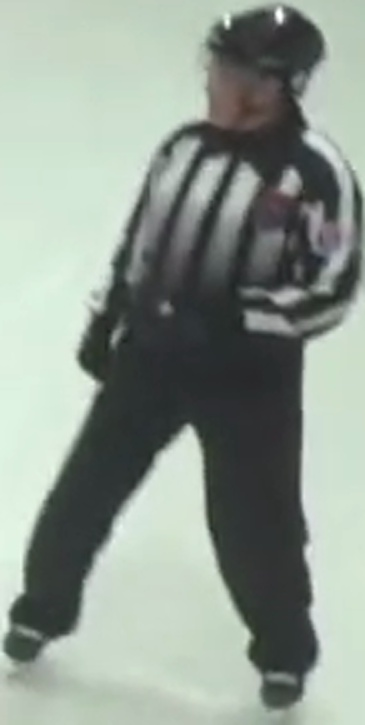
#> input picture data/01_aigis_f10000.jpg, 365 x 725 px
$ python -i roi.py   (imports and definitions only)
#> lines starting #> are read from the running program, lines starting #| are printed output that depends on the picture; after the words box and inside, x2 and y2 are one past the last pixel; in counts of white or black regions, pixels touching at a corner belong together
"""
Rink ROI masking module for IceIQ hockey analysis pipeline.

Detects or defines the playable ice surface polygon and filters player
detections to those whose foot-position falls inside the rink.

This eliminates false detections from benches, crowd, and boards that
caused the "24 players detected" problem.

Detection strategy
------------------
1. Load from a previously saved JSON file (fastest path on re-runs).
2. Auto-detect from video frames via HSV ice-colour segmentation.
3. Fall back to a full-frame rectangle if auto-detect fails.
"""

import cv2
import json
import numpy as np
import logging
from pathlib import Path
from typing import Dict, List, Optional, Tuple

logger = logging.getLogger(__name__)

_DEFAULT_ROI_PATH = Path(__file__).parent.parent / "data" / "roi_polygon.json"


class RinkROI:
    """
    Defines and applies the playable ice surface ROI.

    Usage
    -----
    roi = create_roi(video_path="data/videos/game1.mp4")
    filtered_tracks = roi.filter_tracks(tracks)
    annotated = roi.draw(frame)
    """

    def __init__(self, roi_path: Optional[str] = None):
        self.polygon: Optional[np.ndarray] = None   # (N, 2) int32 [x, y]
        self._roi_path = Path(roi_path) if roi_path else _DEFAULT_ROI_PATH

        if self._roi_path.exists():
            self.load(str(self._roi_path))
            logger.info("Loaded ROI from %s  (%d vertices)", self._roi_path, len(self.polygon))

    # ------------------------------------------------------------------
    # Build / detect
    # ------------------------------------------------------------------

    def build_from_frame(self, frame: np.ndarray, save: bool = True) -> np.ndarray:
        """
        Auto-detect the ice surface polygon from a single BGR frame.
        Stores result in self.polygon and optionally saves to disk.
        """
        poly = self._detect_ice_polygon(frame)
        self.polygon = poly
        if save:
            self._save_safe(str(self._roi_path))
        return poly

    # [82 lines left out: functions build_from_video, is_inside, filter_tracks, filter_detections, not called in this run]

    # ------------------------------------------------------------------
    # Persistence
    # ------------------------------------------------------------------

    def save(self, path: str) -> None:
        """Save polygon to JSON."""
        Path(path).parent.mkdir(parents=True, exist_ok=True)
        with open(path, "w") as f:
            json.dump({"polygon": self.polygon.tolist()}, f)
        logger.info("ROI saved → %s", path)

    def load(self, path: str) -> None:
        """Load polygon from JSON."""
        with open(path, "r") as f:
            data = json.load(f)
        self.polygon = np.array(data["polygon"], dtype=np.int32)

    def set_polygon(self, points: List[Tuple[int, int]]) -> None:
        """Manually set polygon from a list of (x, y) points."""
        self.polygon = np.array(points, dtype=np.int32)

    # ------------------------------------------------------------------
    # Visualisation
    # ------------------------------------------------------------------

    # [12 lines left out: function draw, not called in this run]

    # ------------------------------------------------------------------
    # Internal helpers
    # ------------------------------------------------------------------

    def _detect_ice_polygon(self, frame: np.ndarray) -> np.ndarray:
        """
        Segment the ice surface using HSV colour thresholding.

        Ice characteristics:
          - High brightness (V > 140)
          - Low saturation (S < 70) — distinguishes ice from coloured jerseys
        The top 15 % of the frame is masked out to exclude crowd / scoreboard.
        """
        h, w = frame.shape[:2]
        hsv = cv2.cvtColor(frame, cv2.COLOR_BGR2HSV)

        # Bright, low-saturation region → ice
        mask = cv2.inRange(hsv, np.array([0, 0, 140]), np.array([180, 70, 255]))

        # Exclude top 15 % (crowd / boards overhead)
        mask[: int(h * 0.15), :] = 0

        # Morphological cleanup: close small gaps, remove speckles
        k = cv2.getStructuringElement(cv2.MORPH_ELLIPSE, (15, 15))
        mask = cv2.morphologyEx(mask, cv2.MORPH_CLOSE, k)
        mask = cv2.morphologyEx(mask, cv2.MORPH_OPEN,  k)

        contours, _ = cv2.findContours(mask, cv2.RETR_EXTERNAL, cv2.CHAIN_APPROX_SIMPLE)
        if not contours:
            logger.warning("Ice detection: no contours found — using full-frame fallback.")
            return self._full_frame_poly(w, h)

        largest = max(contours, key=cv2.contourArea)
        if cv2.contourArea(largest) < w * h * 0.10:
            logger.warning("Ice detection: largest contour < 10 % of frame — fallback.")
            return self._full_frame_poly(w, h)

        # Approximate to a clean polygon
        eps = 0.02 * cv2.arcLength(largest, True)
        approx = cv2.approxPolyDP(largest, eps, True)
        if len(approx) < 4:
            approx = cv2.convexHull(largest)

        logger.info("Ice polygon detected: %d vertices, area=%.0f px²",
                    len(approx), cv2.contourArea(largest))
        return approx.reshape(-1, 2)

    @staticmethod
    def _full_frame_poly(w: int, h: int) -> np.ndarray:
        return np.array([[0, 0], [w - 1, 0], [w - 1, h - 1], [0, h - 1]], dtype=np.int32)

    def _save_safe(self, path: str) -> None:
        try:
            self.save(path)
        except Exception as e:
            logger.warning("Could not save ROI: %s", e)


# ---------------------------------------------------------------------------
# Convenience factory
# ---------------------------------------------------------------------------

# [19 lines left out: function create_roi, not called in this run]

>>> import cv2
>>> picture = cv2.imread('../data/01_aigis_f10000.jpg')
#> picture is the input picture: shape (725, 365, 3); mean B, G, R 144.2, 153.4, 142.9
>>> result = RinkROI().build_from_frame(picture)
#> (reads data/roi_polygon.json from the repository)
#> in _detect_ice_polygon, `hsv = cv2.cvtColor(frame, cv2.COLOR_BGR2HSV)`: hsv: shape (725, 365, 3); mean H, S, V 69.8, 21, 153.9
#> in _detect_ice_polygon, `mask = cv2.inRange(hsv, np.array([0, 0, 140]), np.array([180, 70, 255]))`:
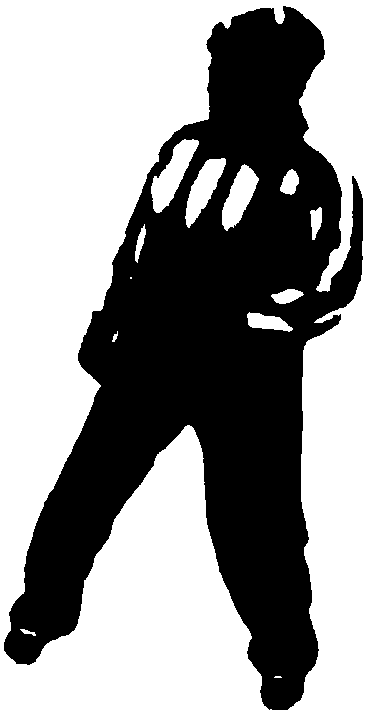
#> mask: shape (725, 365); 58.7% white; 1 black region, box (x1, y1, x2, y2) and area: (4, 6, 363, 710) 109375
#> in _detect_ice_polygon, `mask[: int(h * 0.15), :] = 0`:
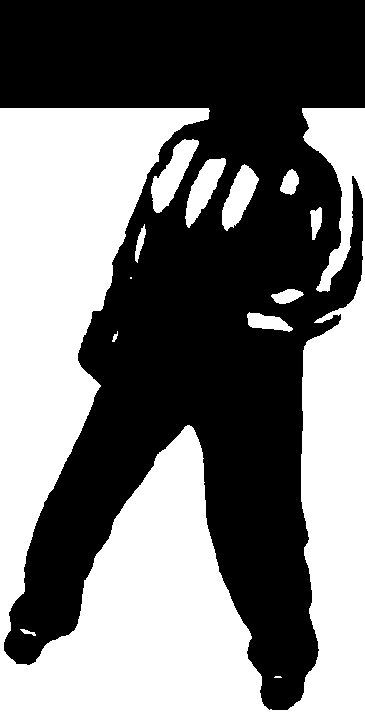
#> mask: shape (725, 365); 47.4% white; 13 white regions (2 under 20 px), largest, box (x1, y1, x2, y2) and area: (0, 108, 365, 725) 119615, (151, 139, 199, 213) 1548, (185, 158, 226, 228) 1300
#> in _detect_ice_polygon, `mask = cv2.morphologyEx(mask, cv2.MORPH_CLOSE, k)`:
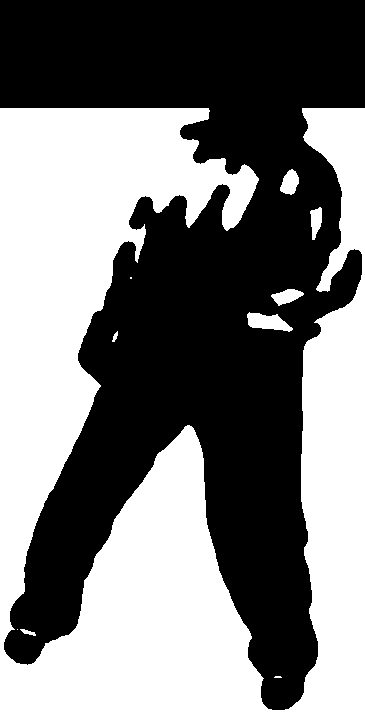
#> mask: shape (725, 365); 48.5% white; 10 white regions (3 under 20 px), largest, box (x1, y1, x2, y2) and area: (0, 108, 365, 725) 126666, (247, 312, 293, 332) 557, (280, 169, 299, 195) 334
#> in _detect_ice_polygon, `mask = cv2.morphologyEx(mask, cv2.MORPH_OPEN,  k)`:
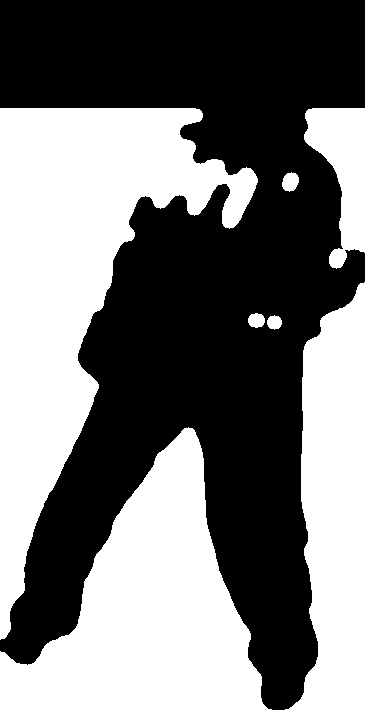
#> mask: shape (725, 365); 47.6% white; 6 white regions
#> in _detect_ice_polygon, `contours, _ = cv2.findContours(mask, cv2.RETR_EXTERNAL, cv2.CHAIN_APPR..`: contours = 6 contours; box (x1, y1, x2, y2) and area: (0, 282, 365, 725) 66768, (0, 108, 258, 640) 51400, (304, 108, 365, 269) 5282, (282, 172, 299, 192) 227, (248, 313, 265, 328) 176, (267, 315, 282, 330) 148
#> in _detect_ice_polygon, `largest = max(contours, key=cv2.contourArea)`: largest = contour of 434 points, box (x1, y1, x2, y2) (0, 282, 365, 725), area 66768
#> in _detect_ice_polygon, `eps = 0.02 * cv2.arcLength(largest, True)`: eps = 41.28
#> in _detect_ice_polygon, `approx = cv2.approxPolyDP(largest, eps, True)`: approx = [[364, 282], [303, 350], [301, 698], [188, 427], [0, 724], [364, 724]]
#> in build_from_frame, `poly = self._detect_ice_polygon(frame)`: poly has the same summary as approx in _detect_ice_polygon
#> in build_from_frame, `self.polygon = poly`: self.polygon has the same summary as approx in _detect_ice_polygon
#> result has the same summary as approx in _detect_ice_polygon
